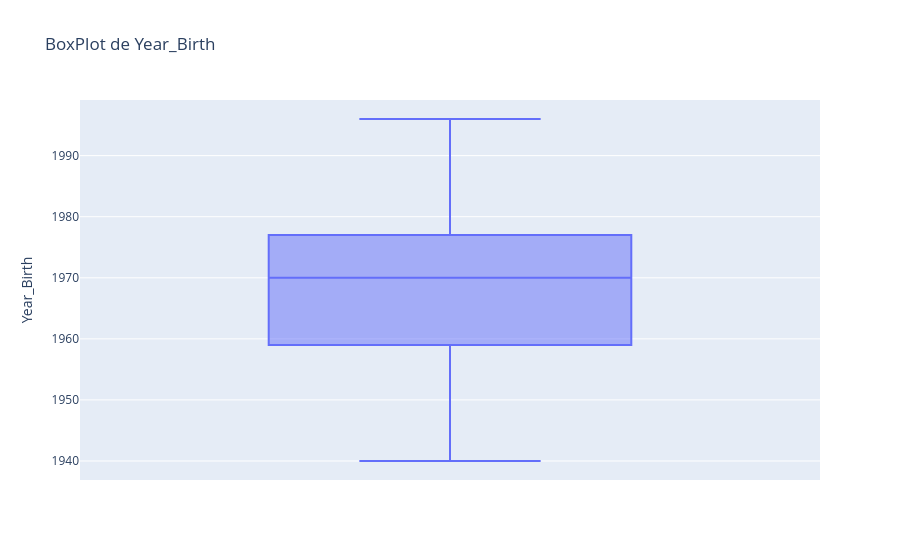

Write notebook code for a chart like this one.
### Code cell
fig = px.box(df, y='Year_Birth', title='BoxPlot de Year_Birth')
fig.show()

### Figure 1 — Plotly figure (JSON) as saved in the notebook; plotly's stock layout.template omitted (floating-point values rounded to 4 significant figures; data arrays with more than 128 entries replaced by an {"elided": "..."} marker saying what was removed)
{"data": [{"alignmentgroup": "True", "hovertemplate": "Year_Birth=%{y}<extra></extra>", "legendgroup": "", "marker": {"color": "#636efa"}, "name": "", "notched": false, "offsetgroup": "", "orientation": "v", "showlegend": false, "type": "box", "x0": " ", "xaxis": "x", "y": {"elided": "2240 int values"}, "y0": " ", "yaxis": "y"}], "layout": {"boxmode": "group", "legend": {"tracegroupgap": 0}, "title": {"text": "BoxPlot de Year_Birth"}, "xaxis": {"anchor": "y", "domain": [0, 1]}, "yaxis": {"anchor": "x", "domain": [0, 1], "title": {"text": "Year_Birth"}}}}
